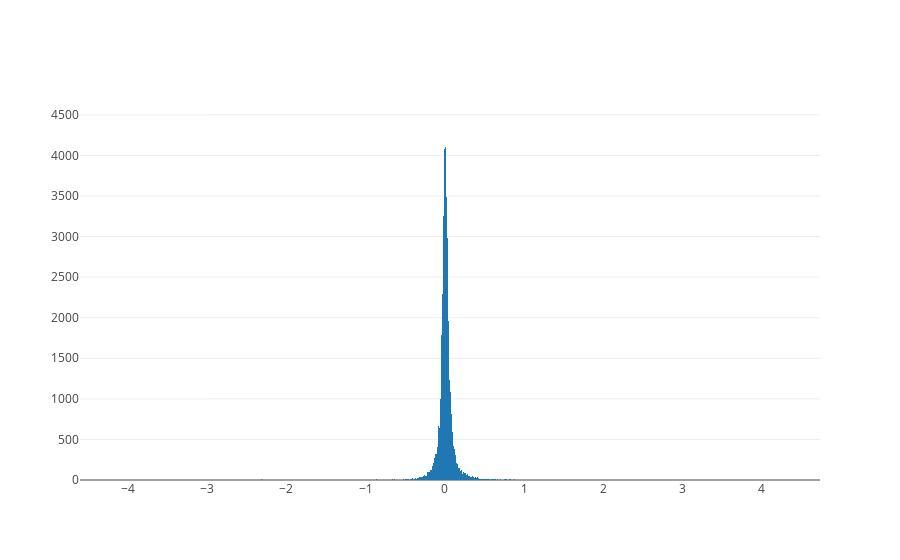

Notebook code cell kept with this figure:
### Code cell
import plotly.graph_objs as go
from plotly.offline import download_plotlyjs, init_notebook_mode, plot, iplot
import numpy as np
print(train_df.logerror.describe())
x = train_df.logerror
data = [go.Histogram(x=x)]
iplot(data, filename='basic histogram of logerror')

### Figure 1 — Plotly figure (JSON) as saved in the notebook; plotly's stock layout.template omitted (floating-point values rounded to 4 significant figures; data arrays with more than 128 entries replaced by an {"elided": "..."} marker saying what was removed)
{"data": [{"type": "histogram", "x": {"elided": "90275 float values"}}], "layout": {}}
